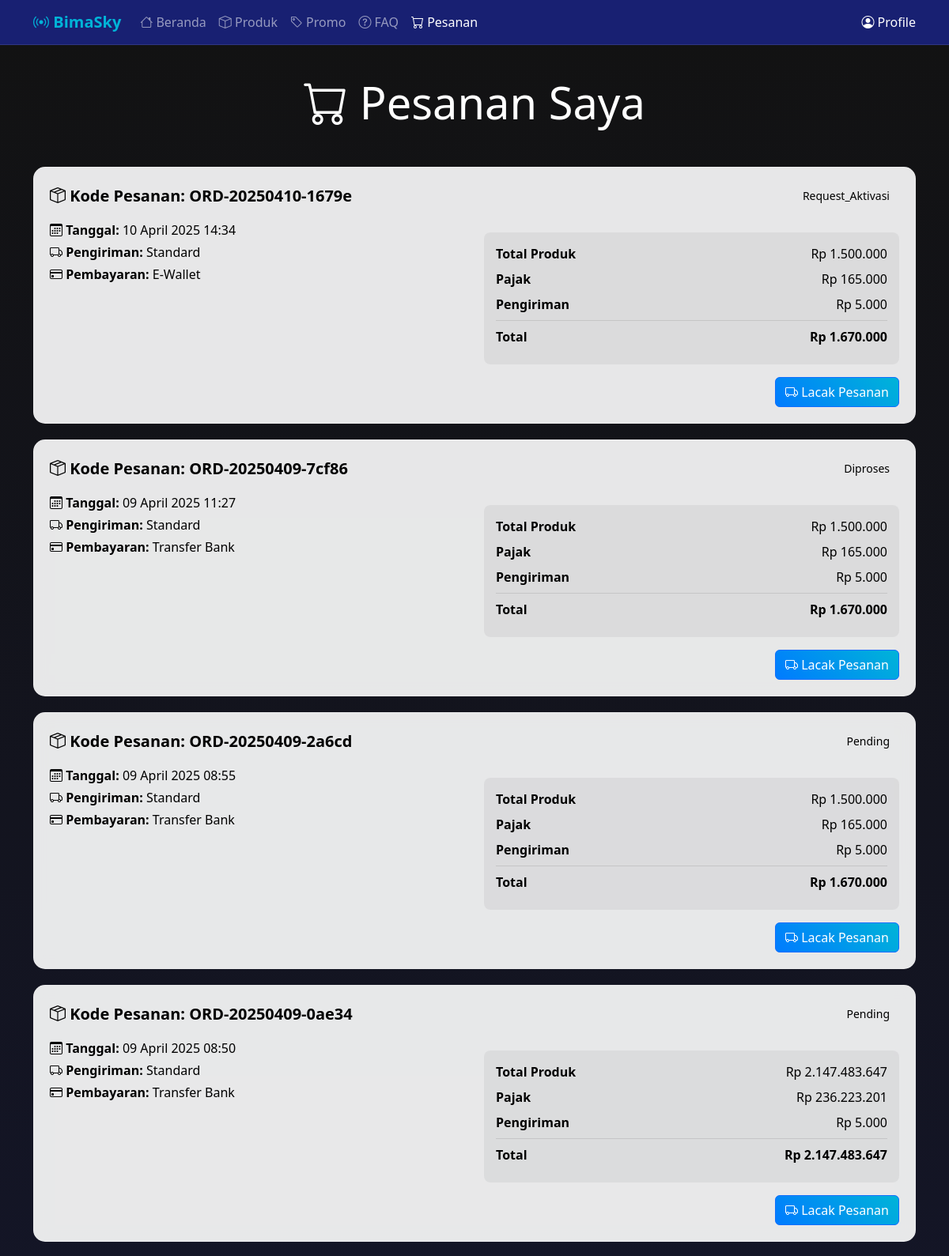
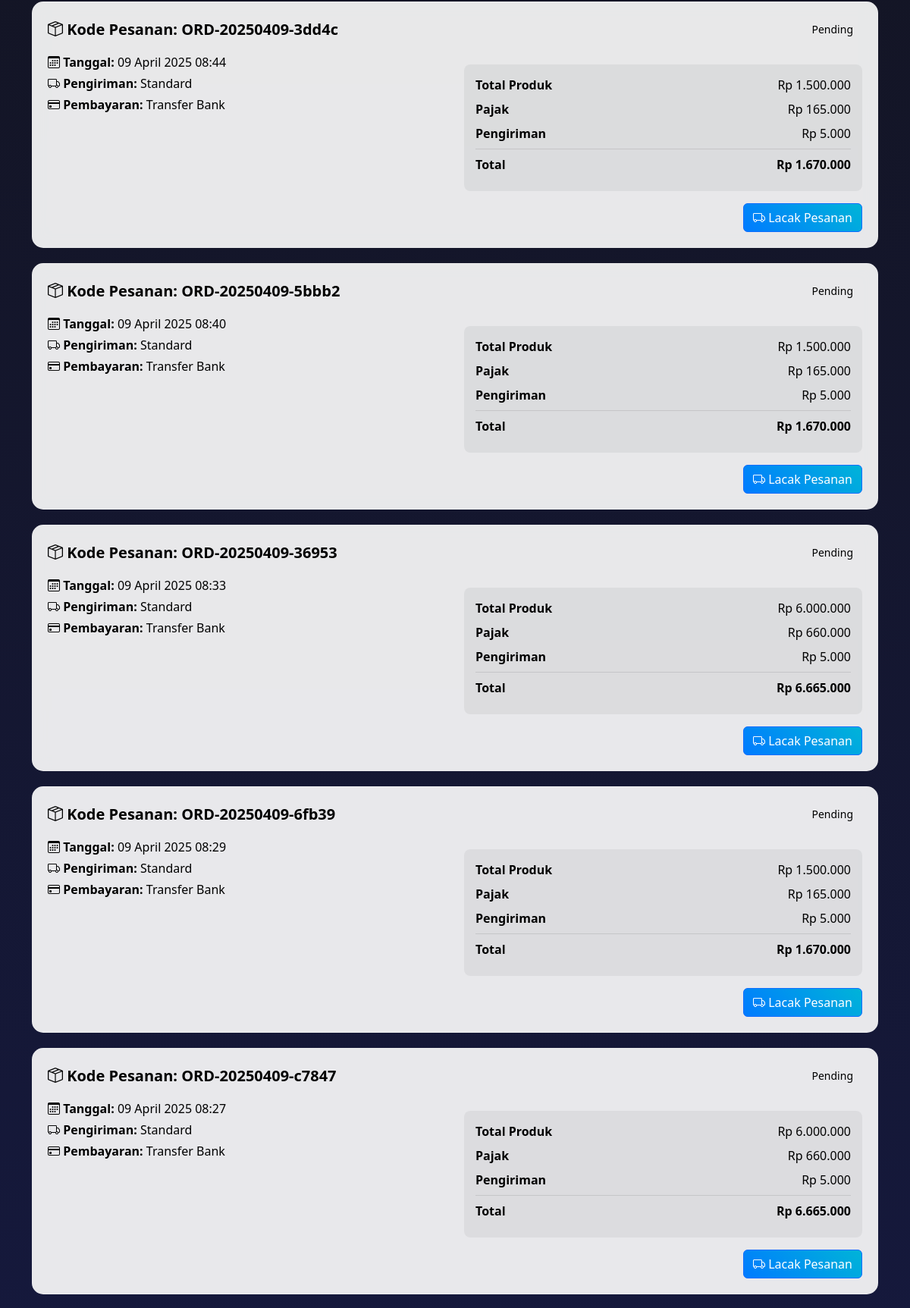
The page /display/tracking.order.php (signed in, upper part) on the database its author committed (2 pictures, top to bottom).
### tables this page shows
CREATE TABLE `pesanan` (
  `id` int(11) NOT NULL,
  `pelanggan_id` int(11) DEFAULT NULL,
  `tanggal_pesanan` datetime DEFAULT current_timestamp(),
  `status` enum('Pending','Diproses','Dikirim','Diterima','Request_Aktivasi','Selesai') DEFAULT 'Pending',
  `total_harga_produk` int(11) NOT NULL,
  `pajak` int(11) NOT NULL,
  `biaya_pengiriman` int(11) NOT NULL,
  `total_harga_akhir` int(11) NOT NULL,
  `metode_pembayaran` enum('Transfer Bank','Kartu Kredit','E-Wallet') NOT NULL DEFAULT 'Transfer Bank',
  `metode_pengiriman` varchar(50) DEFAULT NULL,
  `kode_pesanan` varchar(50) NOT NULL,
  `bukti_transfer` varchar(225) NOT NULL,
  `kode_promo` varchar(50) NOT NULL
);

### controllers/TrackingOrderController.php (called while the page is built, shortened)
<?php
require_once __DIR__ . '/../models/TrackingOrder.php';
require_once __DIR__ . '/../config/db_connection.php';
class TrackingOrderController {
    private $model;
    public function __construct() {
        $this->conn = Database::getConnection();
        $this->model = new TrackingOrder($this->conn);
    }
    public function index() {
        $user_id = $_SESSION['user_id'];
        try {
            $this->model->validateUserId($user_id);
            $orders = $this->model->getOrdersByUserId($user_id);
            require_once __DIR__ . '/../views/tracking_order_view.php';
        } catch (Exception $e) {
            $_SESSION['error'] = "Terjadi kesalahan: " . $e->getMessage();
            header("Location: error.php");
            exit();
        }
    }
}
?>

### display/tracking.order.php (called while the page is built, shortened)
<?php
require_once '../controllers/TrackingOrderController.php';
$controller = new TrackingOrderController();
$controller->index();
?>

### config/db_connection.php (called while the page is built, shortened)
<?php
class Database
{
    private static $host = 'localhost';
    private static $username = 'root';
    private static $password = '';
    private static $database = 'dtptelkomsat';
    private static $conn = null;
    public static function getConnection()
    {
        if (self::$conn === null) {
            self::$conn = new mysqli(self::$host, self::$username, self::$password, self::$database);
        }
        return self::$conn;
    }
}
?>

### models/TrackingOrder.php (called while the page is built, shortened)
<?php
class TrackingOrder {
    private $conn;
    public function __construct($db) {
        $this->conn = $db;
    }
    public function validateUserId($user_id) {
        return true;
    }
    public function getOrdersByUserId($user_id) {
        $sql = "SELECT p.*, pl.nama_perusahaan as nama_pelanggan
                FROM pesanan p
                LEFT JOIN pelanggan pl ON p.pelanggan_id = pl.id
                WHERE p.pelanggan_id = ?
                ORDER BY p.tanggal_pesanan DESC";
        if ($stmt = $this->conn->prepare($sql)) {
            $stmt->bind_param("i", $user_id);
            $stmt->execute();
            $result = $stmt->get_result();
            $orders = $result->fetch_all(MYSQLI_ASSOC);
            return $orders;
        }
        return [];
    }
}
?>

### views/tracking_order_view.php (the view, shortened to what this page needs)
<!DOCTYPE html>
<html lang="en">
<head>
    <link rel="stylesheet" href="/skripsi/css/style.css">
    <link rel="stylesheet" href="/skripsi/css/skylink-theme.css">
    <link href="https://cdn.jsdelivr.net/npm/bootstrap@5.3.3/dist/css/bootstrap.min.css" rel="stylesheet">
    <link rel="stylesheet" href="https://cdn.jsdelivr.net/npm/bootstrap-icons@1.11.3/font/bootstrap-icons.min.css">
</head>
<body>
    <header>
        <nav class="navbar navbar-expand-lg navbar-dark fixed-top">
            <div class="container">
                <a class="navbar-brand" href="#">
                    <i class="bi bi-broadcast"></i> BimaSky
                </a>
                <div class="collapse navbar-collapse" id="navbarNav">
                    <ul class="navbar-nav me-auto">
                        <li class="nav-item">
                            <a class="nav-link" href="home">
                                <i class="bi bi-house"></i> Beranda
                            </a>
                        </li>
                        <li class="nav-item">
                            <a class="nav-link" href="produk">
                                <i class="bi bi-box"></i> Produk
                            </a>
                        </li>
                        <li class="nav-item">
                            <a class="nav-link" href="promo">
                                <i class="bi bi-tag"></i> Promo
                            </a>
                        </li>
                        <li class="nav-item">
                            <a class="nav-link" href="faq">
                                <i class="bi bi-question-circle"></i> FAQ
                            </a>
                        </li>
                        <li class="nav-item">
                            <a class="nav-link active" href="tracking.order">
                                <i class="bi bi-cart"></i> Pesanan
                            </a>
                        </li>
                    </ul>
                    <div class="d-flex">
                        <a class="nav-link text-white" href="profile">
                            <i class="bi bi-person-circle"></i> Profile
                        </a>
                    </div>
                </div>
            </div>
        </nav>
    </header>
    <main class="py-5 mt-5">
        <div class="container">
            <div class="text-center mb-5">
                <h1 class="display-4 text-white mb-3">
                    <i class="bi bi-cart"></i> Pesanan Saya
                </h1>
            </div>
            <?php if (!empty($orders)): ?>
                <?php foreach ($orders as $order): ?>
                    <div class="order-card">
                        <div class="card-body">
                            <div class="d-flex justify-content-between align-items-center mb-3">
                                <h5 class="card-title mb-0">
                                    <i class="bi bi-box-seam"></i>
                                    Kode Pesanan: <?php echo htmlspecialchars($order['kode_pesanan']); ?>
                                </h5>
                                <span class="status-badge status-<?php echo strtolower($order['status']); ?>">
                                    <?php echo htmlspecialchars($order['status']); ?>
                                </span>
                            </div>
                            <div class="row mb-3">
                                <div class="col-md-6">
                                    <p class="mb-1 order-details">
                                        <i class="bi bi-calendar3"></i>
                                        <strong>Tanggal:</strong> <?php echo date('d F Y H:i', strtotime($order['tanggal_pesanan'])); ?>
                                    </p>
                                    <p class="mb-1 order-details">
                                        <i class="bi bi-truck"></i>
                                        <strong>Pengiriman:</strong> <?php echo htmlspecialchars($order['metode_pengiriman']); ?>
                                    </p>
                                    <p class="mb-0 order-details">
                                        <i class="bi bi-credit-card"></i>
                                        <strong>Pembayaran:</strong> <?php echo htmlspecialchars($order['metode_pembayaran']); ?>
                                    </p>
                                </div>
                                <div class="col-md-6">
                                    <div class="price-details">
                                        <div class="price-row">
                                            <span><strong>Total Produk</strong></span>
                                            <span>Rp <?php echo number_format($order['total_harga_produk'], 0, ',', '.'); ?></span>
                                        </div>
                                        <div class="price-row">
                                            <span><strong>Pajak</strong></span>
                                            <span>Rp <?php echo number_format($order['pajak'], 0, ',', '.'); ?></span>
                                        </div>
                                        <div class="price-row">
                                            <span><strong>Pengiriman</strong></span>
                                            <span>Rp <?php echo number_format($order['biaya_pengiriman'], 0, ',', '.'); ?></span>
                                        </div>
                                        <div class="price-row total">
                                            <span><strong>Total</strong></span>
                                            <span>Rp <?php echo number_format($order['total_harga_akhir'], 0, ',', '.'); ?></span>
                                        </div>
                                    </div>
                                </div>
                            </div>
                            <div class="d-flex justify-content-end">
                                <a href="track.detail?kode=<?php echo urlencode($order['kode_pesanan']); ?>"
                                   class="btn btn-primary">
                                    <i class="bi bi-truck"></i> Lacak Pesanan
                                </a>
                            </div>
                        </div>
                    </div>
                <?php endforeach; ?>
            <?php endif; ?>
        </div>
    </main>
</body>
</html>

### css/style.css (style rules this page uses)
.card-body h5.card-title { margin-left: 0; text-align: left; }

### css/skylink-theme.css (style rules this page uses)
:root { --primary-color: #007bff; --space-blue: #1a237e; --space-dark: #121212; --accent-color: #00b4d8; --text-light: #ffffff; --text-gray: #adb5bd; }
body { background: linear-gradient(to bottom, var(--space-dark), var(--space-blue)); color: var(--text-light); font-family: 'Poppins', sans-serif; }
.navbar { background: rgba(26, 35, 126, 0.9) !important; backdrop-filter: blur(10px); border-bottom: 1px solid rgba(255, 255, 255, 0.1); }
.navbar-brand { font-weight: 700; font-size: 1.5rem; color: var(--accent-color) !important; }
.card-body { color: #000000; }
.card-title, .card-text { color: #000000 !important; }
h1, h2, h3, h4, h5, h6, p, span, div { color: var(--text-light); }
.btn-primary { background: linear-gradient(45deg, var(--primary-color), var(--accent-color)); border: none; padding: 10px 25px; border-radius: 25px; transition: all 0.3s ease; }

### views/tracking_order_view.php (style rules this page uses)
.order-card { background: rgba(255, 255, 255, 0.9); backdrop-filter: blur(10px); border: 1px solid rgba(255, 255, 255, 0.1); border-radius: 15px; overflow: hidden; margin-bottom: 20px; color: #000000; }
.card-title { color: #000000; font-weight: 600; }
.card-body { color: #000000; margin: 20px; }
.status-badge { padding: 5px 12px; border-radius: 20px; font-size: 0.875rem; font-weight: 500; color: #000000; }
.price-details { background-color: rgba(0, 0, 0, 0.05); border-radius: 8px; padding: 15px; margin-top: 15px; }
.price-row { display: flex; justify-content: space-between; margin-bottom: 8px; color: #000000; }
.price-row span { color: #000000; }
.price-row strong { color: #000000; }
.price-row.total { border-top: 1px solid rgba(0, 0, 0, 0.1); padding-top: 8px; margin-top: 8px; font-weight: bold; color: #000000; }
.price-row.total span { color: #000000; }
.order-details { color: #000000; }

### rows shown on the page
pesanan: kode_pesanan "ORD-20250410-1679e", status "Request_Aktivasi", tanggal_pesanan "10 April 2025 14:34", metode_pengiriman "Standard", metode_pembayaran "E-Wallet", total_harga_produk "1.500.000", pajak "165.000", biaya_pengiriman "5.000", total_harga_akhir "1.670.000"
pesanan: kode_pesanan "ORD-20250409-7cf86", status "Diproses", tanggal_pesanan "09 April 2025 11:27", metode_pengiriman "Standard", metode_pembayaran "Transfer Bank", total_harga_produk "1.500.000", pajak "165.000", biaya_pengiriman "5.000", total_harga_akhir "1.670.000"
pesanan: kode_pesanan "ORD-20250409-2a6cd", status "Pending", tanggal_pesanan "09 April 2025 08:55", metode_pengiriman "Standard", metode_pembayaran "Transfer Bank", total_harga_produk "1.500.000", pajak "165.000", biaya_pengiriman "5.000", total_harga_akhir "1.670.000"
pesanan: kode_pesanan "ORD-20250409-0ae34", status "Pending", tanggal_pesanan "09 April 2025 08:50", metode_pengiriman "Standard", metode_pembayaran "Transfer Bank", total_harga_produk "2.147.483.647", pajak "236.223.201", biaya_pengiriman "5.000", total_harga_akhir "2.147.483.647"
pesanan: kode_pesanan "ORD-20250409-3dd4c", status "Pending", tanggal_pesanan "09 April 2025 08:44", metode_pengiriman "Standard", metode_pembayaran "Transfer Bank", total_harga_produk "1.500.000", pajak "165.000", biaya_pengiriman "5.000", total_harga_akhir "1.670.000"
pesanan: kode_pesanan "ORD-20250409-5bbb2", status "Pending", tanggal_pesanan "09 April 2025 08:40", metode_pengiriman "Standard", metode_pembayaran "Transfer Bank", total_harga_produk "1.500.000", pajak "165.000", biaya_pengiriman "5.000", total_harga_akhir "1.670.000"
pesanan: kode_pesanan "ORD-20250409-36953", status "Pending", tanggal_pesanan "09 April 2025 08:33", metode_pengiriman "Standard", metode_pembayaran "Transfer Bank", total_harga_produk "6.000.000", pajak "660.000", biaya_pengiriman "5.000", total_harga_akhir "6.665.000"
pesanan: kode_pesanan "ORD-20250409-6fb39", status "Pending", tanggal_pesanan "09 April 2025 08:29", metode_pengiriman "Standard", metode_pembayaran "Transfer Bank", total_harga_produk "1.500.000", pajak "165.000", biaya_pengiriman "5.000", total_harga_akhir "1.670.000"
pesanan: kode_pesanan "ORD-20250409-c7847", status "Pending", tanggal_pesanan "09 April 2025 08:27", metode_pengiriman "Standard", metode_pembayaran "Transfer Bank", total_harga_produk "6.000.000", pajak "660.000", biaya_pengiriman "5.000", total_harga_akhir "6.665.000"
